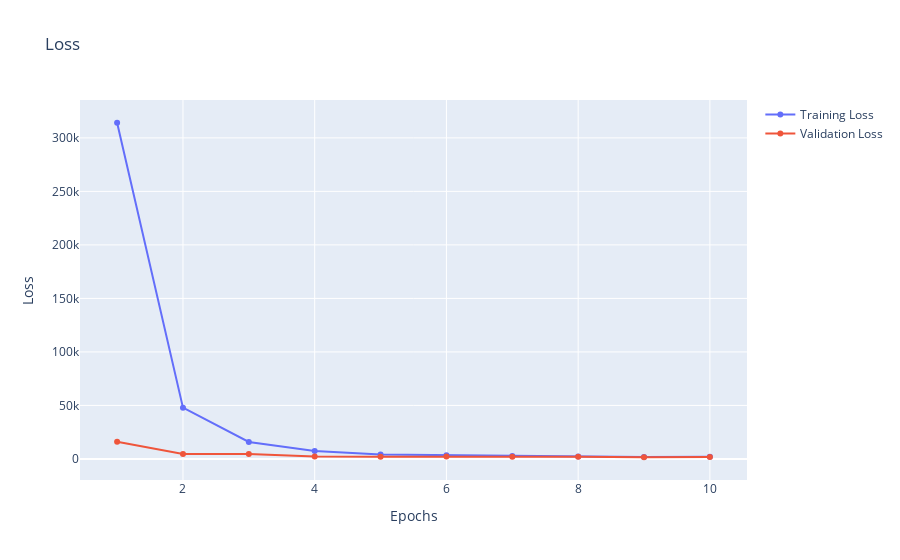

The code cell stored with this chart in its notebook:
### Markdown cell above
#### Visualising Training Results

### Code cell
reg_trainer.mm.get_metric_chart("loss")

### Figure 1 — Plotly figure (JSON) as saved in the notebook; plotly's stock layout.template omitted (floating-point values rounded to 4 significant figures)
{"data": [{"mode": "lines+markers", "name": "Training Loss", "text": "", "type": "scatter", "x": [1, 2, 3, 4, 5, 6, 7, 8, 9, 10], "y": [314200.0, 47920.0, 15840.0, 7350.0, 4113.0, 3394.0, 2729.0, 2332.0, 1870.0, 2119.0]}, {"mode": "lines+markers", "name": "Validation Loss", "text": "", "type": "scatter", "x": [1, 2, 3, 4, 5, 6, 7, 8, 9, 10], "y": [16080.0, 4605.0, 4551.0, 2293.0, 2087.0, 2147.0, 2022.0, 1980.0, 1557.0, 1683.0]}], "layout": {"title": {"text": "Loss"}, "xaxis": {"title": {"text": "Epochs"}}, "yaxis": {"title": {"text": "Loss"}}}}
